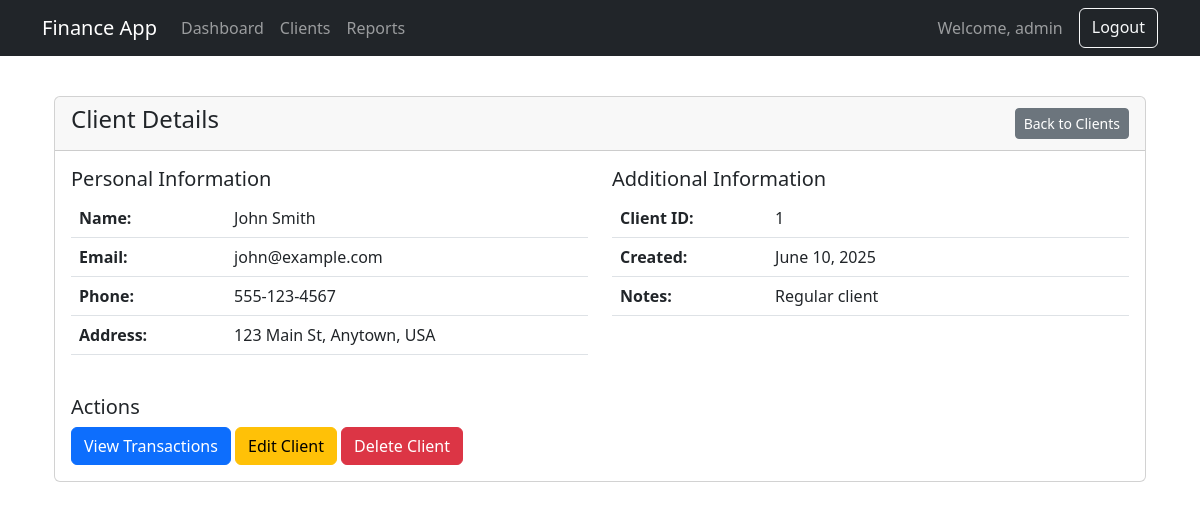
Screenshot of /testv1thinkhug/public/clients/1 (signed in) with the database file from the repository.
### tables this page shows
CREATE TABLE IF NOT EXISTS clients (
    id INT UNSIGNED AUTO_INCREMENT PRIMARY KEY,
    name VARCHAR(100) NOT NULL,
    email VARCHAR(100),
    phone VARCHAR(20),
    address TEXT,
    notes TEXT,
    created_at TIMESTAMP DEFAULT CURRENT_TIMESTAMP,
    updated_at TIMESTAMP DEFAULT CURRENT_TIMESTAMP ON UPDATE CURRENT_TIMESTAMP
);

### App/Core/helpers.php (called while the page is built, shortened)
<?php
if (!function_exists('view')) {
    function view($view, $data = [])
    {
        extract($data);
        $viewPath = APP_ROOT . "/App/Views/$view.php";
        include $viewPath;
        $content = ob_get_clean();
        return $content;
    }
}
if (!function_exists('url')) {
    function url($path = '')
    {
        $path = ltrim($path, '/');
        $baseUrl = getenv('APP_URL') ?: '/testv1thinkhug';
        return rtrim($baseUrl, '/') . '/' . $path;
    }
}

### App/Core/Controller.php (called while the page is built, shortened)
<?php
abstract class Controller
{
    protected $response;
    public function __construct()
    {
        $app = Application::getInstance();
        $this->response = $app->getResponse();
        $this->container = $app->getContainer();
    }
    protected function render($view, $data = [])
    {
        $content = view($view, $data);
        $this->response->setContent($content);
        return $this->response->send();
    }
}

### App/Controllers/ClientController.php (called while the page is built, shortened)
<?php
class ClientController extends Controller
{
    private $clientService;
    public function __construct()
    {
        $this->clientService = new ClientService(
            new ClientRepository($this->container->get('db'))
        );
    }
    public function show($id)
    {
        try {
            $client = $this->clientService->getClientById($id);
            return $this->render('clients/show', [
                'title' => 'Client Details',
                'client' => $client
            ]);
        } catch (\Exception $e) {
            flash('error', $e->getMessage());
            return $this->redirect(url('clients'));
        }
    }
}

### App/Core/Application.php (called while the page is built, shortened)
<?php
class Application
{
    private static $instance;
    private $router;
    private $container;
    public function __construct()
    {
        self::$instance = $this;
        $this->request = new Request();
        $this->response = new Response();
        $this->router = new Router($this->request, $this->response);
        $this->container = new ServiceContainer();
    }
    public static function getInstance()
    {
        if (self::$instance === null) {
            self::$instance = new self();
        }
        return self::$instance;
    }
    public function getContainer()
    {
        return $this->container;
    }
    private function registerServices()
    {
        $this->container->register('db', function() {
            return new Database();
        });
    }
    public function run()
    {
        $this->router->resolve();
    }
}

### public/index.php (called while the page is built, shortened)
<?php
try {
    require_once APP_ROOT . '/App/Core/bootstrap.php';
    $app = \App\Core\Application::getInstance();
    $app->run();
} catch (\Exception $e) {
    echo '<div style="background: #f8d7da; color: #721c24; padding: 15px; margin: 10px; border-radius: 5px;">';
    echo '<h2>Application Error</h2>';
    echo '<p><strong>Message:</strong> ' . $e->getMessage() . '</p>';
    echo '<p><strong>File:</strong> ' . $e->getFile() . '</p>';
    echo '<p><strong>Line:</strong> ' . $e->getLine() . '</p>';
    echo '<h3>Stack Trace:</h3>';
    echo '<pre>' . $e->getTraceAsString() . '</pre>';
    echo '</div>';
}

### App/Core/bootstrap.php (called while the page is built, shortened)
<?php
spl_autoload_register(function ($class) {
    $prefix = 'App\\';
    $base_dir = APP_ROOT . '/App/';
    $len = strlen($prefix);
    $relative_class = substr($class, $len);
    $file = $base_dir . str_replace('\\', '/', $relative_class) . '.php';
});
require_once APP_ROOT . '/App/Core/helpers.php';

### App/Core/Database.php (called while the page is built, shortened)
<?php
class Database
{
    private $connection;
    public function __construct()
    {
        $host = getenv('DB_HOST') ?: 'localhost';
        $port = getenv('DB_PORT') ?: '3306';
        $database = getenv('DB_DATABASE') ?: 'finance_app';
        $username = getenv('DB_USERNAME') ?: 'root';
        $password = getenv('DB_PASSWORD') ?: '';
        try {
            $this->connection = new \PDO(
                "mysql:host=$host;port=$port;dbname=$database",
                $username,
                $password,
                [
                    \PDO::ATTR_ERRMODE => \PDO::ERRMODE_EXCEPTION,
                    \PDO::ATTR_DEFAULT_FETCH_MODE => \PDO::FETCH_ASSOC,
                    \PDO::ATTR_EMULATE_PREPARES => false,
                ]
            );
        } catch (\PDOException $e) {
            throw new \Exception("Database connection failed: " . $e->getMessage());
        }
    }
    public function query($sql, $params = [])
    {
        $statement = $this->connection->prepare($sql);
        $statement->execute($params);
        return $statement;
    }
    public function fetch($sql, $params = [])
    {
        $statement = $this->query($sql, $params);
        return $statement->fetch();
    }
}

### App/Services/ClientService.php (called while the page is built, shortened)
<?php
class ClientService
{
    private $clientRepository;
    public function __construct(ClientRepositoryInterface $clientRepository)
    {
        $this->clientRepository = $clientRepository;
    }
    public function getClientById($id)
    {
        return $this->clientRepository->findById($id);
    }
}

### App/Repositories/ClientRepository.php (called while the page is built, shortened)
<?php
class ClientRepository implements ClientRepositoryInterface
{
    private $db;
    private $mapper;
    public function __construct(Database $db)
    {
        $this->db = $db;
        $this->mapper = new ClientMapper();
    }
    public function findById($id)
    {
        $row = $this->db->fetch("SELECT * FROM clients WHERE id = ?", [$id]);
        return $this->mapper->toModel($row);
    }
}

### App/Mappers/ClientMapper.php (called while the page is built, shortened)
<?php
class ClientMapper
{
    public function toModel(array $data)
    {
        return new Client($data);
    }
}

### App/Models/Model.php (called while the page is built, shortened)
<?php
abstract class Model
{
    protected $attributes = [];
    public function fill(array $attributes)
    {
        foreach ($attributes as $key => $value) {
            $this->attributes[$key] = $value;
        }
    }
    public function __get($name)
    {
        return $this->attributes[$name] ?? null;
    }
    public function __isset($name)
    {
        return isset($this->attributes[$name]);
    }
}

### App/Core/Request.php (called while the page is built, shortened)
<?php
class Request
{
    public function getPath()
    {
        $path = $_SERVER['REQUEST_URI'] ?? '/';
        $position = strpos($path, '?');
        $projectRoot = '/testv1thinkhug';
        $publicDir = '/public';
        if (strpos($path, $projectRoot) === 0) {
            $path = substr($path, strlen($projectRoot));
        }
        if (strpos($path, $publicDir) === 0) {
            $path = substr($path, strlen($publicDir));
        }
        $path = preg_replace('#/+#', '/', $path);
        return $path;
    }
    public function getMethod()
    {
        return $_SERVER['REQUEST_METHOD'];
    }
}

### App/Views/clients/show.php (the view, shortened to what this page needs)
<div class="container mt-4">
    <div class="row">
        <div class="col-md-12">
            <div class="card">
                <div class="card-header d-flex justify-content-between align-items-center">
                    <h4>Client Details</h4>
                    <a href="<?= url('clients') ?>" class="btn btn-secondary btn-sm">Back to Clients</a>
                </div>
                <div class="card-body">
                    <div class="row">
                        <div class="col-md-6">
                            <h5>Personal Information</h5>
                            <table class="table">
                                <tr>
                                    <th width="30%">Name:</th>
                                    <td><?= htmlspecialchars($client->name) ?></td>
                                </tr>
                                <tr>
                                    <th>Email:</th>
                                    <td><?= htmlspecialchars($client->email ?? 'N/A') ?></td>
                                </tr>
                                <tr>
                                    <th>Phone:</th>
                                    <td><?= htmlspecialchars($client->phone ?? 'N/A') ?></td>
                                </tr>
                                <tr>
                                    <th>Address:</th>
                                    <td><?= nl2br(htmlspecialchars($client->address ?? 'N/A')) ?></td>
                                </tr>
                            </table>
                        </div>
                        <div class="col-md-6">
                            <h5>Additional Information</h5>
                            <table class="table">
                                <tr>
                                    <th width="30%">Client ID:</th>
                                    <td><?= $client->id ?></td>
                                </tr>
                                <tr>
                                    <th>Created:</th>
                                    <td><?= date('F j, Y', strtotime($client->created_at)) ?></td>
                                </tr>
                                <tr>
                                    <th>Notes:</th>
                                    <td><?= nl2br(htmlspecialchars($client->notes ?? 'No notes available')) ?></td>
                                </tr>
                            </table>
                        </div>
                    </div>
                    <div class="mt-4">
                        <h5>Actions</h5>
                        <a href="<?= url('clients/' . $client->id . '/transactions') ?>" class="btn btn-primary">View Transactions</a>
                        <button type="button" class="btn btn-warning" data-bs-toggle="modal" data-bs-target="#editClientModal"
                            data-client-id="<?= $client->id ?>"
                            data-client-name="<?= htmlspecialchars($client->name) ?>"
                            data-client-email="<?= htmlspecialchars($client->email ?? '') ?>"
                            data-client-phone="<?= htmlspecialchars($client->phone ?? '') ?>"
                            data-client-address="<?= htmlspecialchars($client->address ?? '') ?>"
                            data-client-notes="<?= htmlspecialchars($client->notes ?? '') ?>">
                            Edit Client
                        </button>
                        <button type="button" class="btn btn-danger" data-bs-toggle="modal" data-bs-target="#deleteClientModal" data-client-id="<?= $client->id ?>" data-client-name="<?= htmlspecialchars($client->name) ?>">
                            Delete Client
                        </button>
                    </div>
                </div>
            </div>
        </div>
    </div>
</div>
<?php
$content = ob_get_clean();
include APP_ROOT . '/App/Views/layouts/main.php';
?>

### App/Views/layouts/main.php (shortened to what this page needs)
<!DOCTYPE html>
<html lang="en">
<head>
    <link rel="stylesheet" href="https://cdn.jsdelivr.net/npm/bootstrap@5.3.0/dist/css/bootstrap.min.css">
</head>
<body>
    <?php if (isset($_SESSION['user_id'])): ?>
    <nav class="navbar navbar-expand-md navbar-dark bg-dark fixed-top">
        <div class="container">
            <a class="navbar-brand" href="<?= url('/') ?>">Finance App</a>
            <div class="collapse navbar-collapse" id="navbarCollapse">
                <ul class="navbar-nav me-auto mb-2 mb-md-0">
                    <li class="nav-item">
                        <a class="nav-link <?= ($active_page ?? '') === 'dashboard' ? 'active' : '' ?>" href="<?= url('/') ?>">Dashboard</a>
                    </li>
                    <li class="nav-item">
                        <a class="nav-link <?= ($active_page ?? '') === 'clients' ? 'active' : '' ?>" href="<?= url('clients') ?>">Clients</a>
                    </li>
                    <li class="nav-item">
                        <a class="nav-link <?= ($active_page ?? '') === 'reports' ? 'active' : '' ?>" href="<?= url('reports') ?>">Reports</a>
                    </li>
                </ul>
                <div class="d-flex">
                    <span class="navbar-text me-3">
                        Welcome, <?= htmlspecialchars($_SESSION['username'] ?? 'User') ?>
                    </span>
                    <a href="<?= url('logout') ?>" class="btn btn-outline-light">Logout</a>
                </div>
            </div>
        </div>
    </nav>
    <?php endif; ?>
    <main class="container">
        <?= $content ?? '' ?>
    </main>
</body>
</html>

### App/Core/Router.php (shortened to what this page needs)
<?php
class Router
{
    private $routes = [
        'GET' => [],
        'POST' => []
    ];
    private $request;
    private $response;
    public function __construct(Request $request, Response $response)
    {
        $this->request = $request;
        $this->response = $response;
    }
    public function get($path, $callback)
    {
        $path = $this->normalizePath($path);
        $this->routes['GET'][$path] = $callback;
        return $this;
    }
    public function post($path, $callback)
    {
        $path = $this->normalizePath($path);
        $this->routes['POST'][$path] = $callback;
        return $this;
    }
    private function normalizePath($path)
    {
        return $path;
    }
    public function resolve()
    {
        $method = $this->request->getMethod();
        $path = $this->request->getPath();
        $path = $this->normalizePath($path);
        foreach ($this->routes[$method] as $route => $callback) {
            $pattern = preg_replace('/{([a-zA-Z0-9_]+)}/', '([^/]+)', $route);
            $pattern = "#^$pattern$#";
            if (preg_match($pattern, $path, $matches)) {
                array_shift($matches);
                return $this->executeCallback($callback, $matches);
            }
        }
        $this->response->setStatusCode(404);
        return $this->response->setContent('404 Page Not Found');
    }
    private function executeCallback($callback, $params = [])
    {
        if (is_string($callback)) {
            list($controller, $method) = explode('@', $callback);
            $controllerInstance = new $controller();
            return call_user_func_array([$controllerInstance, $method], $params);
        }
        return call_user_func_array($callback, $params);
    }
}

### App/Views/layouts/main.php (style rules this page uses)
body { padding-top: 4.5rem; }

### rows the page displays
clients: name "John Smith", email "john@example.com", phone "555-123-4567", address "123 Main St, Anytown, USA", id "1", created_at "June 10, 2025", notes "Regular client"
